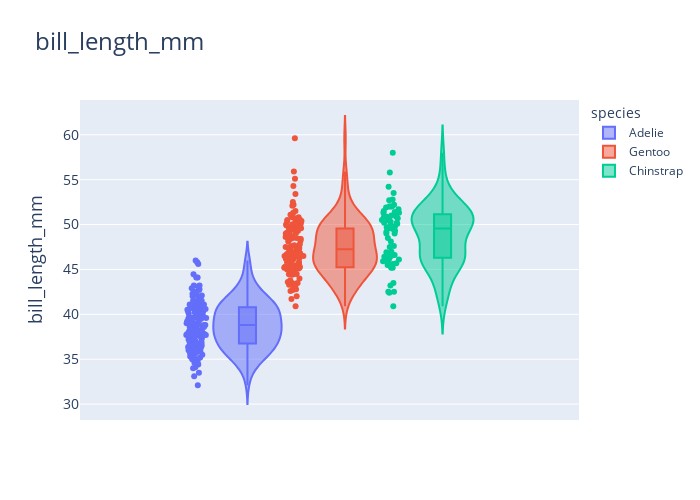
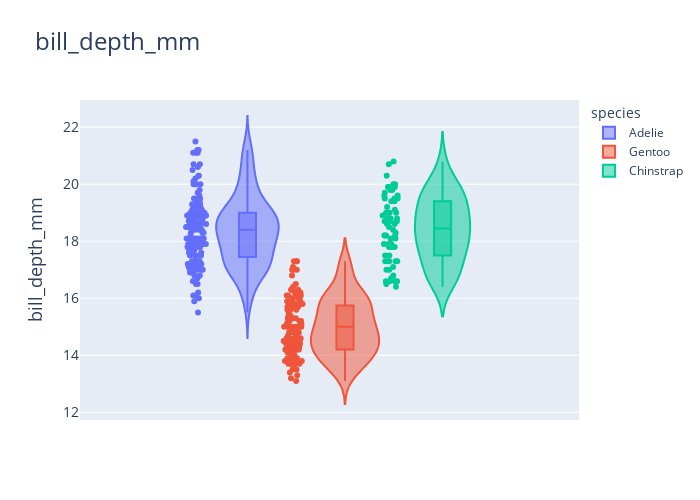
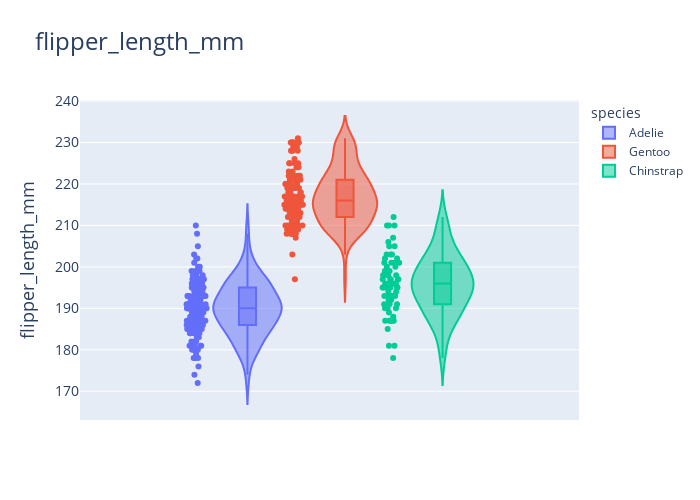
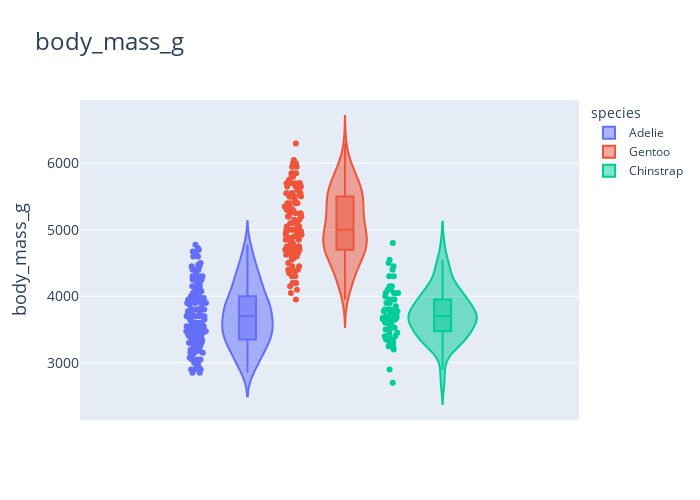

The notebook cell these images were saved under, in order:
### Code cell
numerical_columns = ['bill_length_mm', 'bill_depth_mm', 'flipper_length_mm', 'body_mass_g']

for column in numerical_columns:
    fig = px.violin(df, 
                    y=column, 
                    color='species',  
                    box=True,         
                    points='all',      
                    title=f'{column}',
                    labels={column: column}
                   )
    
    fig.update_layout(
        title_font_size=24,
        xaxis_title_font_size=18,
        yaxis_title_font_size=18,
        xaxis_tickfont_size=14,
        yaxis_tickfont_size=14,
        width=700,
        height=500,
    )
    
    fig.show()

### Figure 1 — Plotly figure (JSON) as saved in the notebook; plotly's stock layout.template omitted (floating-point values rounded to 4 significant figures; data arrays with more than 128 entries replaced by an {"elided": "..."} marker saying what was removed)
{"data": [{"alignmentgroup": "True", "box": {"visible": true}, "hovertemplate": "species=Adelie<br>bill_length_mm=%{y}<extra></extra>", "legendgroup": "Adelie", "marker": {"color": "#636efa"}, "name": "Adelie", "offsetgroup": "Adelie", "orientation": "v", "points": "all", "scalegroup": "True", "showlegend": true, "type": "violin", "x0": " ", "xaxis": "x", "y": {"elided": "152 float values"}, "y0": " ", "yaxis": "y"}, {"alignmentgroup": "True", "box": {"visible": true}, "hovertemplate": "species=Gentoo<br>bill_length_mm=%{y}<extra></extra>", "legendgroup": "Gentoo", "marker": {"color": "#EF553B"}, "name": "Gentoo", "offsetgroup": "Gentoo", "orientation": "v", "points": "all", "scalegroup": "True", "showlegend": true, "type": "violin", "x0": " ", "xaxis": "x", "y": [46.1, 50, 48.7, 50, 47.6, 46.5, 45.4, 46.7, 43.3, 46.8, 40.9, 49, 45.5, 48.4, 45.8, 49.3, 42, 49.2, 46.2, 48.7, 50.2, 45.1, 46.5, 46.3, 42.9, 46.1, 44.5, 47.8, 48.2, 50, 47.3, 42.8, 45.1, 59.6, 49.1, 48.4, 42.6, 44.4, 44, 48.7, 42.7, 49.6, 45.3, 49.6, 50.5, 43.6, 45.5, 50.5, 44.9, 45.2, 46.6, 48.5, 45.1, 50.1, 46.5, 45, 43.8, 45.5, 43.2, 50.4, 45.3, 46.2, 45.7, 54.3, 45.8, 49.8, 46.2, 49.5, 43.5, 50.7, 47.7, 46.4, 48.2, 46.5, 46.4, 48.6, 47.5, 51.1, 45.2, 45.2, 49.1, 52.5, 47.4, 50, 44.9, 50.8, 43.4, 51.3, 47.5, 52.1, 47.5, 52.2, 45.5, 49.5, 44.5, 50.8, 49.4, 46.9, 48.4, 51.1, 48.5, 55.9, 47.2, 49.1, 47.3, 46.8, 41.7, 53.4, 43.3, 48.1, 50.5, 49.8, 43.5, 51.5, 46.2, 55.1, 44.5, 48.8, 47.2, 44.45, 46.8, 50.4, 45.2, 49.9], "y0": " ", "yaxis": "y"}, {"alignmentgroup": "True", "box": {"visible": true}, "hovertemplate": "species=Chinstrap<br>bill_length_mm=%{y}<extra></extra>", "legendgroup": "Chinstrap", "marker": {"color": "#00cc96"}, "name": "Chinstrap", "offsetgroup": "Chinstrap", "orientation": "v", "points": "all", "scalegroup": "True", "showlegend": true, "type": "violin", "x0": " ", "xaxis": "x", "y": [46.5, 50, 51.3, 45.4, 52.7, 45.2, 46.1, 51.3, 46, 51.3, 46.6, 51.7, 47, 52, 45.9, 50.5, 50.3, 58, 46.4, 49.2, 42.4, 48.5, 43.2, 50.6, 46.7, 52, 50.5, 49.5, 46.4, 52.8, 40.9, 54.2, 42.5, 51, 49.7, 47.5, 47.6, 52, 46.9, 53.5, 49, 46.2, 50.9, 45.5, 50.9, 50.8, 50.1, 49, 51.5, 49.8, 48.1, 51.4, 45.7, 50.7, 42.5, 52.2, 45.2, 49.3, 50.2, 45.6, 51.9, 46.8, 45.7, 55.8, 43.5, 49.6, 50.8, 50.2], "y0": " ", "yaxis": "y"}], "layout": {"height": 500, "legend": {"title": {"text": "species"}, "tracegroupgap": 0}, "title": {"font": {"size": 24}, "text": "bill_length_mm"}, "violinmode": "group", "width": 700, "xaxis": {"anchor": "y", "autorange": true, "domain": [0, 1], "range": [-0.6339, 0.5597], "tickfont": {"size": 14}, "title": {"font": {"size": 18}}, "type": "category"}, "yaxis": {"anchor": "x", "autorange": true, "domain": [0, 1], "range": [28.23, 63.87], "tickfont": {"size": 14}, "title": {"font": {"size": 18}, "text": "bill_length_mm"}, "type": "linear"}}}

### Figure 2 — Plotly figure (JSON) as saved in the notebook; plotly's stock layout.template omitted (floating-point values rounded to 4 significant figures; data arrays with more than 128 entries replaced by an {"elided": "..."} marker saying what was removed)
{"data": [{"alignmentgroup": "True", "box": {"visible": true}, "hovertemplate": "species=Adelie<br>bill_depth_mm=%{y}<extra></extra>", "legendgroup": "Adelie", "marker": {"color": "#636efa"}, "name": "Adelie", "offsetgroup": "Adelie", "orientation": "v", "points": "all", "scalegroup": "True", "showlegend": true, "type": "violin", "x0": " ", "xaxis": "x", "y": {"elided": "152 float values"}, "y0": " ", "yaxis": "y"}, {"alignmentgroup": "True", "box": {"visible": true}, "hovertemplate": "species=Gentoo<br>bill_depth_mm=%{y}<extra></extra>", "legendgroup": "Gentoo", "marker": {"color": "#EF553B"}, "name": "Gentoo", "offsetgroup": "Gentoo", "orientation": "v", "points": "all", "scalegroup": "True", "showlegend": true, "type": "violin", "x0": " ", "xaxis": "x", "y": [13.2, 16.3, 14.1, 15.2, 14.5, 13.5, 14.6, 15.3, 13.4, 15.4, 13.7, 16.1, 13.7, 14.6, 14.6, 15.7, 13.5, 15.2, 14.5, 15.1, 14.3, 14.5, 14.5, 15.8, 13.1, 15.1, 14.3, 15, 14.3, 15.3, 15.3, 14.2, 14.5, 17, 14.8, 16.3, 13.7, 17.3, 13.6, 15.7, 13.7, 16, 13.7, 15, 15.9, 13.9, 13.9, 15.9, 13.3, 15.8, 14.2, 14.1, 14.4, 15, 14.4, 15.4, 13.9, 15, 14.5, 15.3, 13.8, 14.9, 13.9, 15.7, 14.2, 16.8, 14.4, 16.2, 14.2, 15, 15, 15.6, 15.6, 14.8, 15, 16, 14.2, 16.3, 13.8, 16.4, 14.5, 15.6, 14.6, 15.9, 13.8, 17.3, 14.4, 14.2, 14, 17, 15, 17.1, 14.5, 16.1, 14.7, 15.7, 15.8, 14.6, 14.4, 16.5, 15, 17, 15.5, 15, 13.8, 16.1, 14.7, 15.8, 14, 15.1, 15.2, 15.9, 15.2, 16.3, 14.1, 16, 15.7, 16.2, 13.7, 17.3, 14.3, 15.7, 14.8, 16.1], "y0": " ", "yaxis": "y"}, {"alignmentgroup": "True", "box": {"visible": true}, "hovertemplate": "species=Chinstrap<br>bill_depth_mm=%{y}<extra></extra>", "legendgroup": "Chinstrap", "marker": {"color": "#00cc96"}, "name": "Chinstrap", "offsetgroup": "Chinstrap", "orientation": "v", "points": "all", "scalegroup": "True", "showlegend": true, "type": "violin", "x0": " ", "xaxis": "x", "y": [17.9, 19.5, 19.2, 18.7, 19.8, 17.8, 18.2, 18.2, 18.9, 19.9, 17.8, 20.3, 17.3, 18.1, 17.1, 19.6, 20, 17.8, 18.6, 18.2, 17.3, 17.5, 16.6, 19.4, 17.9, 19, 18.4, 19, 17.8, 20, 16.6, 20.8, 16.7, 18.8, 18.6, 16.8, 18.3, 20.7, 16.6, 19.9, 19.5, 17.5, 19.1, 17, 17.9, 18.5, 17.9, 19.6, 18.7, 17.3, 16.4, 19, 17.3, 19.7, 17.3, 18.8, 16.6, 19.9, 18.8, 19.4, 19.5, 16.5, 17, 19.8, 18.1, 18.2, 19, 18.7], "y0": " ", "yaxis": "y"}], "layout": {"height": 500, "legend": {"title": {"text": "species"}, "tracegroupgap": 0}, "title": {"font": {"size": 24}, "text": "bill_depth_mm"}, "violinmode": "group", "width": 700, "xaxis": {"anchor": "y", "autorange": true, "domain": [0, 1], "range": [-0.6339, 0.5597], "tickfont": {"size": 14}, "title": {"font": {"size": 18}}, "type": "category"}, "yaxis": {"anchor": "x", "autorange": true, "domain": [0, 1], "range": [11.73, 22.95], "tickfont": {"size": 14}, "title": {"font": {"size": 18}, "text": "bill_depth_mm"}, "type": "linear"}}}

### Figure 3 — Plotly figure (JSON) as saved in the notebook; plotly's stock layout.template omitted (floating-point values rounded to 4 significant figures; data arrays with more than 128 entries replaced by an {"elided": "..."} marker saying what was removed)
{"data": [{"alignmentgroup": "True", "box": {"visible": true}, "hovertemplate": "species=Adelie<br>flipper_length_mm=%{y}<extra></extra>", "legendgroup": "Adelie", "marker": {"color": "#636efa"}, "name": "Adelie", "offsetgroup": "Adelie", "orientation": "v", "points": "all", "scalegroup": "True", "showlegend": true, "type": "violin", "x0": " ", "xaxis": "x", "y": {"elided": "152 int values"}, "y0": " ", "yaxis": "y"}, {"alignmentgroup": "True", "box": {"visible": true}, "hovertemplate": "species=Gentoo<br>flipper_length_mm=%{y}<extra></extra>", "legendgroup": "Gentoo", "marker": {"color": "#EF553B"}, "name": "Gentoo", "offsetgroup": "Gentoo", "orientation": "v", "points": "all", "scalegroup": "True", "showlegend": true, "type": "violin", "x0": " ", "xaxis": "x", "y": [211, 230, 210, 218, 215, 210, 211, 219, 209, 215, 214, 216, 214, 213, 210, 217, 210, 221, 209, 222, 218, 215, 213, 215, 215, 215, 216, 215, 210, 220, 222, 209, 207, 230, 220, 220, 213, 219, 208, 208, 208, 225, 210, 216, 222, 217, 210, 225, 213, 215, 210, 220, 210, 225, 217, 220, 208, 220, 208, 224, 208, 221, 214, 231, 219, 230, 214, 229, 220, 223, 216, 221, 221, 217, 216, 230, 209, 220, 215, 223, 212, 221, 212, 224, 212, 228, 218, 218, 212, 230, 218, 228, 212, 224, 214, 226, 216, 222, 203, 225, 219, 228, 215, 228, 216, 215, 210, 219, 208, 209, 216, 229, 213, 230, 217, 230, 217, 222, 214, 197, 215, 222, 212, 213], "y0": " ", "yaxis": "y"}, {"alignmentgroup": "True", "box": {"visible": true}, "hovertemplate": "species=Chinstrap<br>flipper_length_mm=%{y}<extra></extra>", "legendgroup": "Chinstrap", "marker": {"color": "#00cc96"}, "name": "Chinstrap", "offsetgroup": "Chinstrap", "orientation": "v", "points": "all", "scalegroup": "True", "showlegend": true, "type": "violin", "x0": " ", "xaxis": "x", "y": [192, 196, 193, 188, 197, 198, 178, 197, 195, 198, 193, 194, 185, 201, 190, 201, 197, 181, 190, 195, 181, 191, 187, 193, 195, 197, 200, 200, 191, 205, 187, 201, 187, 203, 195, 199, 195, 210, 192, 205, 210, 187, 196, 196, 196, 201, 190, 212, 187, 198, 199, 201, 193, 203, 187, 197, 191, 203, 202, 194, 206, 189, 195, 207, 202, 193, 210, 198], "y0": " ", "yaxis": "y"}], "layout": {"height": 500, "legend": {"title": {"text": "species"}, "tracegroupgap": 0}, "title": {"font": {"size": 24}, "text": "flipper_length_mm"}, "violinmode": "group", "width": 700, "xaxis": {"anchor": "y", "autorange": true, "domain": [0, 1], "range": [-0.6339, 0.5597], "tickfont": {"size": 14}, "title": {"font": {"size": 18}}, "type": "category"}, "yaxis": {"anchor": "x", "autorange": true, "domain": [0, 1], "range": [163.1, 240.2], "tickfont": {"size": 14}, "title": {"font": {"size": 18}, "text": "flipper_length_mm"}, "type": "linear"}}}

### Figure 4 — Plotly figure (JSON) as saved in the notebook; plotly's stock layout.template omitted (floating-point values rounded to 4 significant figures; data arrays with more than 128 entries replaced by an {"elided": "..."} marker saying what was removed)
{"data": [{"alignmentgroup": "True", "box": {"visible": true}, "hovertemplate": "species=Adelie<br>body_mass_g=%{y}<extra></extra>", "legendgroup": "Adelie", "marker": {"color": "#636efa"}, "name": "Adelie", "offsetgroup": "Adelie", "orientation": "v", "points": "all", "scalegroup": "True", "showlegend": true, "type": "violin", "x0": " ", "xaxis": "x", "y": {"elided": "152 int values"}, "y0": " ", "yaxis": "y"}, {"alignmentgroup": "True", "box": {"visible": true}, "hovertemplate": "species=Gentoo<br>body_mass_g=%{y}<extra></extra>", "legendgroup": "Gentoo", "marker": {"color": "#EF553B"}, "name": "Gentoo", "offsetgroup": "Gentoo", "orientation": "v", "points": "all", "scalegroup": "True", "showlegend": true, "type": "violin", "x0": " ", "xaxis": "x", "y": [4500, 5700, 4450, 5700, 5400, 4550, 4800, 5200, 4400, 5150, 4650, 5550, 4650, 5850, 4200, 5850, 4150, 6300, 4800, 5350, 5700, 5000, 4400, 5050, 5000, 5100, 4100, 5650, 4600, 5550, 5250, 4700, 5050, 6050, 5150, 5400, 4950, 5250, 4350, 5350, 3950, 5700, 4300, 4750, 5550, 4900, 4200, 5400, 5100, 5300, 4850, 5300, 4400, 5000, 4900, 5050, 4300, 5000, 4450, 5550, 4200, 5300, 4400, 5650, 4700, 5700, 4650, 5800, 4700, 5550, 4750, 5000, 5100, 5200, 4700, 5800, 4600, 6000, 4750, 5950, 4625, 5450, 4725, 5350, 4750, 5600, 4600, 5300, 4875, 5550, 4950, 5400, 4750, 5650, 4850, 5200, 4925, 4875, 4625, 5250, 4850, 5600, 4975, 5500, 4725, 5500, 4700, 5500, 4575, 5500, 5000, 5950, 4650, 5500, 4375, 5850, 4875, 6000, 4925, 4050, 4850, 5750, 5200, 5400], "y0": " ", "yaxis": "y"}, {"alignmentgroup": "True", "box": {"visible": true}, "hovertemplate": "species=Chinstrap<br>body_mass_g=%{y}<extra></extra>", "legendgroup": "Chinstrap", "marker": {"color": "#00cc96"}, "name": "Chinstrap", "offsetgroup": "Chinstrap", "orientation": "v", "points": "all", "scalegroup": "True", "showlegend": true, "type": "violin", "x0": " ", "xaxis": "x", "y": [3500, 3900, 3650, 3525, 3725, 3950, 3250, 3750, 4150, 3700, 3800, 3775, 3700, 4050, 3575, 4050, 3300, 3700, 3450, 4400, 3600, 3400, 2900, 3800, 3300, 4150, 3400, 3800, 3700, 4550, 3200, 4300, 3350, 4100, 3600, 3900, 3850, 4800, 2700, 4500, 3950, 3650, 3550, 3500, 3675, 4450, 3400, 4300, 3250, 3675, 3325, 3950, 3600, 4050, 3350, 3450, 3250, 4050, 3800, 3525, 3950, 3650, 3650, 4000, 3400, 3775, 4100, 3775], "y0": " ", "yaxis": "y"}], "layout": {"height": 500, "legend": {"title": {"text": "species"}, "tracegroupgap": 0}, "title": {"font": {"size": 24}, "text": "body_mass_g"}, "violinmode": "group", "width": 700, "xaxis": {"anchor": "y", "autorange": true, "domain": [0, 1], "range": [-0.6339, 0.5597], "tickfont": {"size": 14}, "title": {"font": {"size": 18}}, "type": "category"}, "yaxis": {"anchor": "x", "autorange": true, "domain": [0, 1], "range": [2139.0, 6953.0], "tickfont": {"size": 14}, "title": {"font": {"size": 18}, "text": "body_mass_g"}, "type": "linear"}}}
